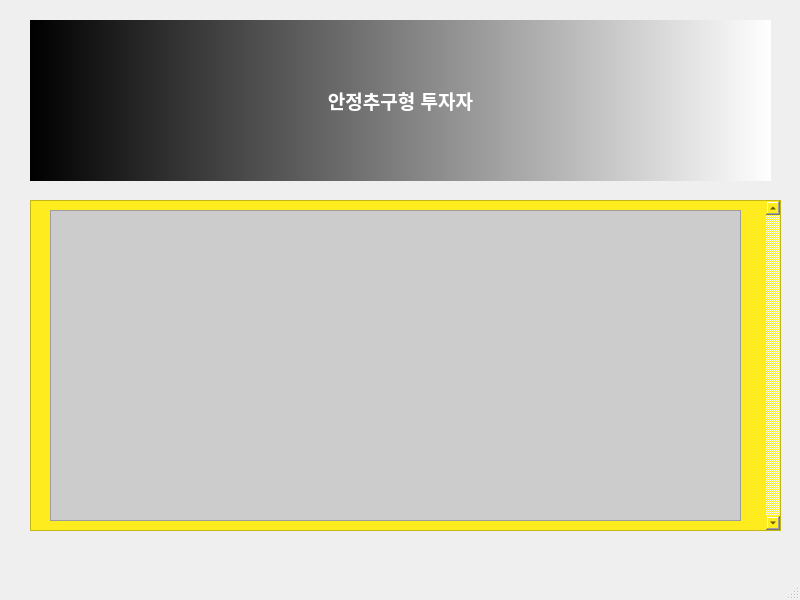
<?xml version="1.0" encoding="UTF-8"?>
<ui version="4.0">
 <class>MainWindow</class>
 <widget class="QMainWindow" name="MainWindow">
  <property name="geometry">
   <rect>
    <x>0</x>
    <y>0</y>
    <width>800</width>
    <height>600</height>
   </rect>
  </property>
  <property name="windowTitle">
   <string>MainWindow</string>
  </property>
  <property name="styleSheet">
   <string notr="true">background-color: qconicalgradient(cx:0.5, cy:0.5, angle:0, stop:0 rgba(35, 40, 3, 255), stop:0.16 rgba(136, 106, 22, 255), stop:0.225 rgba(166, 140, 41, 255), stop:0.285 rgba(204, 181, 74, 255), stop:0.345 rgba(235, 219, 102, 255), stop:0.415 rgba(245, 236, 112, 255), stop:0.52 rgba(209, 190, 76, 255), stop:0.57 rgba(187, 156, 51, 255), stop:0.635 rgba(168, 142, 42, 255), stop:0.695 rgba(202, 174, 68, 255), stop:0.75 rgba(218, 202, 86, 255), stop:0.815 rgba(208, 187, 73, 255), stop:0.88 rgba(187, 156, 51, 255), stop:0.935 rgba(137, 108, 26, 255), stop:1 rgba(35, 40, 3, 255));</string>
  </property>
  <widget class="QWidget" name="centralwidget">
   <widget class="QLabel" name="label">
    <property name="geometry">
     <rect>
      <x>30</x>
      <y>20</y>
      <width>741</width>
      <height>161</height>
     </rect>
    </property>
    <property name="styleSheet">
     <string notr="true">background-color: qlineargradient(spread:pad, x1:0, y1:0, x2:1, y2:0, stop:0 rgba(0, 0, 0, 255), stop:1 rgba(255, 255, 255, 255));
border-radius: 25Px;</string>
    </property>
    <property name="text">
     <string>&lt;html&gt;&lt;head/&gt;&lt;body&gt;&lt;p align=&quot;center&quot;&gt;&lt;span style=&quot; font-size:14pt; font-weight:600; color:#ffffff;&quot;&gt;안정추구형 투자자&lt;/span&gt;&lt;/p&gt;&lt;/body&gt;&lt;/html&gt;</string>
    </property>
   </widget>
   <widget class="QTextBrowser" name="textBrowser">
    <property name="geometry">
     <rect>
      <x>30</x>
      <y>200</y>
      <width>751</width>
      <height>331</height>
     </rect>
    </property>
    <property name="styleSheet">
     <string notr="true">background-color: rgb(255, 236, 30);</string>
    </property>
    <property name="verticalScrollBarPolicy">
     <enum>Qt::ScrollBarAlwaysOn</enum>
    </property>
    <property name="html">
     <string>&lt;!DOCTYPE HTML PUBLIC &quot;-//W3C//DTD HTML 4.0//EN&quot; &quot;http://www.w3.org/TR/REC-html40/strict.dtd&quot;&gt;
&lt;html&gt;&lt;head&gt;&lt;meta name=&quot;qrichtext&quot; content=&quot;1&quot; /&gt;&lt;style type=&quot;text/css&quot;&gt;
p, li { white-space: pre-wrap; }
&lt;/style&gt;&lt;/head&gt;&lt;body style=&quot; font-family:'Gulim'; font-size:9pt; font-weight:400; font-style:normal;&quot;&gt;
&lt;p style=&quot;-qt-paragraph-type:empty; margin-top:0px; margin-bottom:0px; margin-left:0px; margin-right:0px; -qt-block-indent:0; text-indent:0px;&quot;&gt;&lt;br /&gt;&lt;/p&gt;&lt;/body&gt;&lt;/html&gt;</string>
    </property>
   </widget>
   <widget class="QTableWidget" name="tableWidget">
    <property name="geometry">
     <rect>
      <x>50</x>
      <y>210</y>
      <width>691</width>
      <height>311</height>
     </rect>
    </property>
    <property name="styleSheet">
     <string notr="true">background-color: rgb(204, 204, 204);</string>
    </property>
   </widget>
  </widget>
  <widget class="QMenuBar" name="menubar">
   <property name="geometry">
    <rect>
     <x>0</x>
     <y>0</y>
     <width>800</width>
     <height>26</height>
    </rect>
   </property>
  </widget>
  <widget class="QStatusBar" name="statusbar"/>
 </widget>
 <resources/>
 <connections/>
</ui>
